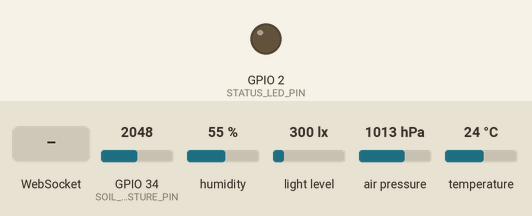
Simulated run of this program. Board: ESP32. Shown: output pins drawn as LEDs (lit = HIGH). The test bench sets the inputs (shaded band); at power-on: GPIO 34 (SOIL_MOISTURE_PIN) = 2048, humidity 55 %, light level 300 lx, air pressure 1013 hPa, temperature 24 °C (analog values on the 0–4095 scale). WiFi joins after 1.5 s; servers stay silent unless stated; storage starts empty; what the program prints to the serial monitor is not drawn.

Above: at 0.1 s.
At 2.7 s:
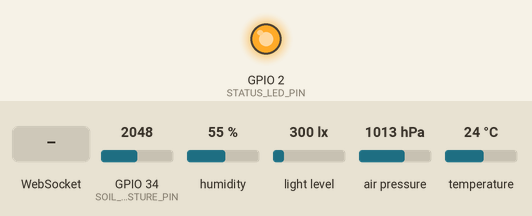
2.8 s: WebSocket text "get_reading" received
Timing chart, 0 to 5.8 s (numbered marks = the images above; inputs shaded):
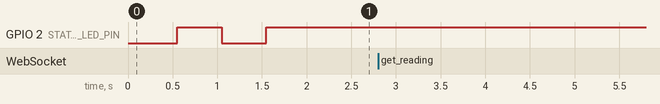

The program:

main.cpp
```cpp
/**
 * PlantGuard IoT — Main Firmware
 * ================================
 * ESP32 firmware for the IoT Smart Plant Monitoring System.
 * Reads sensors, serves a web dashboard from LittleFS,
 * and streams real-time telemetry via WebSockets.
 *
 * Security Features:
 * - HTTP Basic Authentication on all routes
 * - WebSocket connection rate limiting (max 5 clients)
 * - Input sanitization on incoming WebSocket messages
 * - No hardcoded credentials (loaded from config.h)
 */

#include <WiFi.h>
#include <ESPAsyncWebServer.h>
#include <LittleFS.h>
#include <ArduinoJson.h>
#include "config.h"
#include "sensors.h"

// ─── Server & WebSocket Instances ───
AsyncWebServer server(HTTP_PORT);
AsyncWebSocket ws(WS_ENDPOINT);

// ─── Timing State ───
unsigned long lastTelemetry = 0;
unsigned long lastCleanup   = 0;

// ─── WebSocket Event Handler ───
void onWsEvent(AsyncWebSocket *server, AsyncWebSocketClient *client,
               AwsEventType type, void *arg, uint8_t *data, size_t len) {

  switch (type) {
    case WS_EVT_CONNECT:
      // Rate limit: reject if too many clients
      if (server->count() > MAX_WS_CLIENTS) {
        Serial.printf("[WS] Connection rejected (limit %d): client #%u\n",
                      MAX_WS_CLIENTS, client->id());
        client->close(1013, "Max connections reached");
        return;
      }
      Serial.printf("[WS] Client #%u connected from %s\n",
                    client->id(), client->remoteIP().toString().c_str());
      // Send initial reading immediately
      client->text(buildTelemetryJSON());
      break;

    case WS_EVT_DISCONNECT:
      Serial.printf("[WS] Client #%u disconnected\n", client->id());
      break;

    case WS_EVT_DATA: {
      // Input sanitization: only accept valid JSON commands
      AwsFrameInfo *info = (AwsFrameInfo *)arg;
      if (info->final && info->index == 0 && info->len == len) {
        data[len] = 0; // Null terminate
        String msg = String((char *)data);

        // Validate: reject messages over 256 chars (prevents buffer overflow)
        if (msg.length() > 256) {
          Serial.println("[SEC] Oversized WebSocket message rejected");
          return;
        }

        // Parse as JSON
        JsonDocument doc;
        DeserializationError err = deserializeJson(doc, msg);
        if (err) {
          Serial.printf("[SEC] Invalid JSON from client #%u: %s\n",
                        client->id(), err.c_str());
          return;
        }

        // Handle valid commands
        const char *cmd = doc["command"];
        if (cmd && String(cmd) == "get_reading") {
          client->text(buildTelemetryJSON());
        }
      }
      break;
    }

    case WS_EVT_ERROR:
      Serial.printf("[WS] Error on client #%u\n", client->id());
      break;

    case WS_EVT_PONG:
      break;
  }
}

// ─── Setup ───
void setup() {
  Serial.begin(115200);
  Serial.println("\n╔══════════════════════════════════════╗");
  Serial.println("║  PlantGuard IoT v1.0 — Booting...   ║");
  Serial.println("╚══════════════════════════════════════╝\n");

  // Status LED
  pinMode(STATUS_LED_PIN, OUTPUT);
  digitalWrite(STATUS_LED_PIN, LOW);

  // Initialize LittleFS
  if (!LittleFS.begin(true)) {
    Serial.println("[FATAL] LittleFS mount failed!");
    return;
  }
  Serial.println("[OK] LittleFS mounted");

  // Initialize sensors
  if (!initSensors()) {
    Serial.println("[FATAL] Sensor initialization failed!");
    return;
  }

  // Connect to WiFi
  Serial.printf("[WiFi] Connecting to %s", WIFI_SSID);
  WiFi.mode(WIFI_STA);
  WiFi.begin(WIFI_SSID, WIFI_PASS);

  int retries = 0;
  while (WiFi.status() != WL_CONNECTED && retries < 40) {
    delay(500);
    Serial.print(".");
    retries++;
    digitalWrite(STATUS_LED_PIN, !digitalRead(STATUS_LED_PIN)); // Blink
  }

  if (WiFi.status() == WL_CONNECTED) {
    Serial.printf("\n[OK] Connected! IP: %s\n", WiFi.localIP().toString().c_str());
    digitalWrite(STATUS_LED_PIN, HIGH);
  } else {
    Serial.println("\n[ERROR] WiFi connection failed!");
    return;
  }

  // Configure WebSocket
  ws.onEvent(onWsEvent);
  server.addHandler(&ws);

  // Serve static files from LittleFS with authentication
  server.serveStatic("/", LittleFS, "/")
        .setDefaultFile("index.html")
#if AUTH_ENABLED
        .setAuthentication(AUTH_USERNAME, AUTH_PASSWORD)
#endif
        ;

  // CORS headers for security
  DefaultHeaders::Instance().addHeader("X-Content-Type-Options", "nosniff");
  DefaultHeaders::Instance().addHeader("X-Frame-Options", "DENY");
  DefaultHeaders::Instance().addHeader("X-XSS-Protection", "1; mode=block");

  // Start server
  server.begin();
  Serial.println("\n[OK] Dashboard live at http://" + WiFi.localIP().toString());
  Serial.println("[OK] WebSocket endpoint: ws://" + WiFi.localIP().toString() + WS_ENDPOINT);
  Serial.println("─────────────────────────────────────────");
}

// ─── Main Loop ───
void loop() {
  unsigned long now = millis();

  // Broadcast telemetry at configured interval
  if (now - lastTelemetry >= TELEMETRY_INTERVAL_MS) {
    lastTelemetry = now;

    if (ws.count() > 0) {
      String json = buildTelemetryJSON();
      ws.textAll(json);
      Serial.printf("[TX] Telemetry → %d clients (%d bytes)\n",
                    ws.count(), json.length());
    }
  }

  // Periodic WebSocket cleanup
  if (now - lastCleanup >= WS_CLEANUP_INTERVAL_MS) {
    lastCleanup = now;
    ws.cleanupClients();
  }
}
```

sensors.h
```cpp
/**
 * PlantGuard IoT — Sensor Abstraction Layer
 * ===========================================
 * Provides a clean API for reading BME280 (temp/humidity/pressure),
 * BH1750 (light), and capacitive soil moisture sensor values.
 * Includes calibration, health scoring, and JSON serialization.
 */

#ifndef SENSORS_H
#define SENSORS_H

#include <Arduino.h>
#include <Wire.h>
#include <Adafruit_BME280.h>
#include <BH1750.h>
#include <ArduinoJson.h>
#include "config.h"

// ─── Sensor Instances ───
Adafruit_BME280 bme;
BH1750 lightMeter;

// ─── Sensor State ───
struct SensorData {
  float soilMoisture;
  float temperature;
  float humidity;
  float pressure;
  float lightLux;
  int   healthScore;
  String healthRating;
  String alerts;
};

// ─── Initialize All Sensors ───
bool initSensors() {
  Wire.begin(I2C_SDA_PIN, I2C_SCL_PIN);

  // BME280 — Temperature, Humidity, Pressure
  if (!bme.begin(0x76)) {
    Serial.println("[ERROR] BME280 not found at 0x76, trying 0x77...");
    if (!bme.begin(0x77)) {
      Serial.println("[ERROR] BME280 initialization failed!");
      return false;
    }
  }
  Serial.println("[OK] BME280 initialized");

  // BH1750 — Light Sensor
  if (!lightMeter.begin(BH1750::CONTINUOUS_HIGH_RES_MODE)) {
    Serial.println("[ERROR] BH1750 initialization failed!");
    return false;
  }
  Serial.println("[OK] BH1750 initialized");

  // Soil Moisture — Analog Pin
  analogReadResolution(12); // 12-bit ADC (0-4095)
  pinMode(SOIL_MOISTURE_PIN, INPUT);
  Serial.println("[OK] Soil moisture sensor configured on GPIO " + String(SOIL_MOISTURE_PIN));

  return true;
}

// ─── Read Soil Moisture (calibrated %) ───
float readSoilMoisture() {
  int rawValue = analogRead(SOIL_MOISTURE_PIN);
  // Map with two-point calibration: dry(4095)=0%, wet(1500)=100%
  float percent = map(rawValue, SOIL_RAW_DRY, SOIL_RAW_WET, 0, 100);
  return constrain(percent, 0.0f, 100.0f);
}

// ─── Read BME280 ───
float readTemperature() { return bme.readTemperature(); }
float readHumidity()    { return bme.readHumidity(); }
float readPressure()    { return bme.readPressure() / 100.0F; } // hPa

// ─── Read BH1750 ───
float readLightLevel()  { return lightMeter.readLightLevel(); }

// ─── Range Score Calculator ───
float rangeScore(float value, float optMin, float optMax, float absMin, float absMax) {
  if (value >= optMin && value <= optMax) return 100.0f;
  if (value < optMin) return max(0.0f, 100.0f * (value - absMin) / (optMin - absMin));
  return max(0.0f, 100.0f * (absMax - value) / (absMax - optMax));
}

// ─── Calculate Plant Health Score ───
void calcHealthScore(float soil, float temp, float humid, float light,
                     int &score, String &rating) {
  float s = rangeScore(soil, 35, 65, 5, 95) * WEIGHT_SOIL
          + rangeScore(temp, 18, 28, 5, 42) * WEIGHT_TEMP
          + rangeScore(humid, 40, 70, 15, 95) * WEIGHT_HUMID
          + rangeScore(light, 300, 900, 0, 1500) * WEIGHT_LIGHT;

  score = (int)round(s);
  if (score >= 80) rating = "EXCELLENT";
  else if (score >= 60) rating = "GOOD";
  else if (score >= 40) rating = "FAIR";
  else rating = "POOR";
}

// ─── Build JSON Telemetry Payload ───
String buildTelemetryJSON() {
  float soil  = readSoilMoisture();
  float temp  = readTemperature();
  float humid = readHumidity();
  float pres  = readPressure();
  float light = readLightLevel();

  int healthScore;
  String healthRating;
  calcHealthScore(soil, temp, humid, light, healthScore, healthRating);

  // Build JSON using ArduinoJson
  JsonDocument doc;
  doc["timestamp"]     = millis();
  doc["soil_moisture"]  = round(soil * 10) / 10.0;
  doc["temperature"]    = round(temp * 10) / 10.0;
  doc["humidity"]       = round(humid * 10) / 10.0;
  doc["pressure"]       = round(pres * 10) / 10.0;
  doc["light_lux"]      = (int)round(light);

  JsonObject health = doc["plant_health"].to<JsonObject>();
  health["score"]  = healthScore;
  health["rating"] = healthRating;

  // Generate alerts
  JsonArray alerts = doc["alerts"].to<JsonArray>();

  if (soil < SOIL_DRY_THRESHOLD) {
    JsonObject a = alerts.add<JsonObject>();
    a["severity"] = (soil < 20) ? "critical" : "warning";
    a["sensor"]   = "soil";
    a["message"]  = "Soil moisture low: " + String(soil, 1) + "%";
  }
  if (soil > SOIL_WET_THRESHOLD) {
    JsonObject a = alerts.add<JsonObject>();
    a["severity"] = "warning";
    a["sensor"]   = "soil";
    a["message"]  = "Soil oversaturated: " + String(soil, 1) + "%";
  }
  if (temp > TEMP_HIGH_THRESHOLD) {
    JsonObject a = alerts.add<JsonObject>();
    a["severity"] = "critical";
    a["sensor"]   = "temp";
    a["message"]  = "Temperature too high: " + String(temp, 1) + "°C";
  }
  if (temp < TEMP_LOW_THRESHOLD) {
    JsonObject a = alerts.add<JsonObject>();
    a["severity"] = "critical";
    a["sensor"]   = "temp";
    a["message"]  = "Temperature too low: " + String(temp, 1) + "°C";
  }

  String output;
  serializeJson(doc, output);
  return output;
}

#endif // SENSORS_H
```

config.h
```cpp
/**
 * PlantGuard IoT — Configuration Header
 * ========================================
 * Centralized configuration for WiFi, GPIO pins, sensor thresholds,
 * and dashboard authentication credentials.
 *
 * SECURITY: This file should be added to .gitignore to prevent
 * credential leakage. Use config.h.example for reference.
 */

#ifndef CONFIG_H
#define CONFIG_H

// ─── WiFi Credentials ───
#define WIFI_SSID       "YOUR_WIFI_SSID"
#define WIFI_PASS       "YOUR_WIFI_PASSWORD"

// ─── GPIO Pin Definitions ───
#define SOIL_MOISTURE_PIN   34    // Analog input (ADC1_CH6)
#define I2C_SDA_PIN         21    // Shared I2C data (BME280 + BH1750)
#define I2C_SCL_PIN         22    // Shared I2C clock
#define STATUS_LED_PIN      2     // Onboard LED for connection status

// ─── Telemetry Configuration ───
#define TELEMETRY_INTERVAL_MS   2000    // Sensor polling interval (ms)
#define MAX_WS_CLIENTS          5       // Max WebSocket connections (DoS prevention)
#define WS_CLEANUP_INTERVAL_MS  1000    // WebSocket client cleanup interval

// ─── Soil Moisture Calibration ───
// Two-point calibration: dry air = ~4095, fully submerged = ~1500
#define SOIL_RAW_DRY    4095
#define SOIL_RAW_WET    1500

// ─── Alert Thresholds ───
#define SOIL_DRY_THRESHOLD      30.0f   // % — soil too dry
#define SOIL_WET_THRESHOLD      80.0f   // % — oversaturated
#define TEMP_HIGH_THRESHOLD     35.0f   // °C — overheating
#define TEMP_LOW_THRESHOLD      10.0f   // °C — too cold
#define HUMIDITY_HIGH_THRESHOLD 85.0f   // % — fungal risk
#define LIGHT_LOW_THRESHOLD     100.0f  // lux — insufficient light (daytime)

// ─── Plant Health Weights ───
#define WEIGHT_SOIL     0.40f
#define WEIGHT_TEMP     0.25f
#define WEIGHT_HUMID    0.15f
#define WEIGHT_LIGHT    0.20f

// ─── Dashboard Authentication ───
#define AUTH_ENABLED    true
#define AUTH_USERNAME   "admin"
#define AUTH_PASSWORD   "plantSecure2026!"

// ─── Server Configuration ───
#define HTTP_PORT       80
#define WS_ENDPOINT     "/ws"

#endif // CONFIG_H
```

Measured:
- after the input at 2.8 s, every drawn part: stays the same
